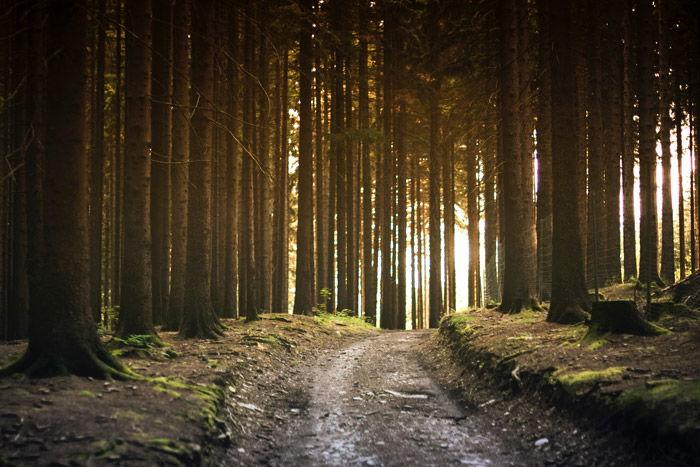
#> input picture im2.jpeg.jfif, 700 x 467 px
$ python 'solu 2.py'
#> lines starting #> are read from the running program, lines starting #| are printed output that depends on the picture
import cv2
import numpy as np
import matplotlib.pyplot as plt
from scipy.fftpack import dctn, idctn

# ============ ETAPE 1 : Lire l'image ============
image = cv2.imread(r"im2.jpeg.jfif", cv2.IMREAD_GRAYSCALE)
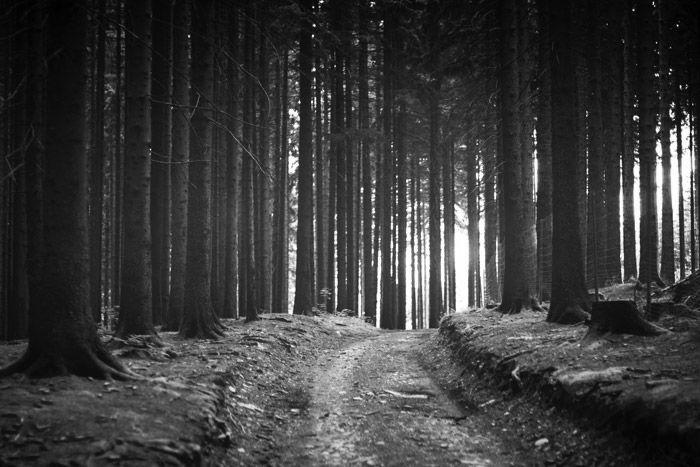
#> image: shape (467, 700); min 0, max 255, mean 59.2
print("Image shape:", image.shape)
#| Image shape: (467, 700)
h, w = image.shape
#> h = 467; w = 700

# ============ ETAPE 2 : DCT optimisée ============
def apply_dct(image):
    image_float = image.astype(np.float32)
    return dctn(image_float, norm='ortho')

# ============ ETAPE 3 : IDCT optimisée ============
def apply_idct(dct_image):
    image_back = idctn(dct_image, norm='ortho')
    return np.clip(image_back, 0, 255).astype(np.uint8)

# ============ ETAPE 4 : Embed Watermark ============
def embed_watermark(dct_image, watermark, delta=25):
    dct_copy = dct_image.copy()
    k = 0
    for i in range(1, dct_image.shape[0], 8):
        for j in range(1, dct_image.shape[1], 8):
            if k >= len(watermark):
                break
            coef = dct_copy[i, j]
            if watermark[k] == 0:
                dct_copy[i, j] = delta * np.round(coef / delta)
            else:
                dct_copy[i, j] = delta * (np.round(coef / delta) + 0.5)
            k += 1
    return dct_copy

# ============ ETAPE 5 : Extract Watermark ============
def extract_watermark(dct_image, watermark_size, delta=25):
    extracted = []
    for i in range(1, dct_image.shape[0], 8):
        for j in range(1, dct_image.shape[1], 8):
            if len(extracted) >= watermark_size:
                break
            coef = dct_image[i, j]
            bit = 1 if (coef / delta) % 1 > 0.25 else 0
            extracted.append(bit)
    return np.array(extracted)

# ============ ETAPE 6 : Attaques ============
def attack_noise(image):
    noise = np.random.randn(*image.shape) * 10
    return np.clip(image + noise, 0, 255).astype(np.uint8)

def attack_jpeg(image, quality=50):
    return cv2.imdecode(cv2.imencode('.jpg', image,
           [cv2.IMWRITE_JPEG_QUALITY, quality])[1], 0)

# ============ ETAPE 7 : Qualité ============
def calculate_psnr(original, watermarked):
    mse = np.mean((original.astype(np.float32) -
                   watermarked.astype(np.float32)) ** 2)
    if mse == 0:
        return 100
    return 10 * np.log10(255**2 / mse)

def calculate_ber(original_wm, extracted_wm):
    errors = np.sum(original_wm != extracted_wm)
    return errors / len(original_wm)

# ============ MAIN ============
watermark = np.random.randint(0, 2, (h//8) * (w//8))

dct_image = apply_dct(image)
dct_watermarked = embed_watermark(dct_image, watermark)
#> after the loop in embed_watermark, `for i in range(1, dct_image.shape[0], 8):`: dct_copy: shape (467, 700) float32; min -10179.5, max 33866.6, mean 0.1
#> after the loop in embed_watermark, `for i in range(1, dct_image.shape[0], 8):`: k = 5046
watermarked_image = apply_idct(dct_watermarked)
#> in apply_idct, `image_back = idctn(dct_image, norm='ortho')`:
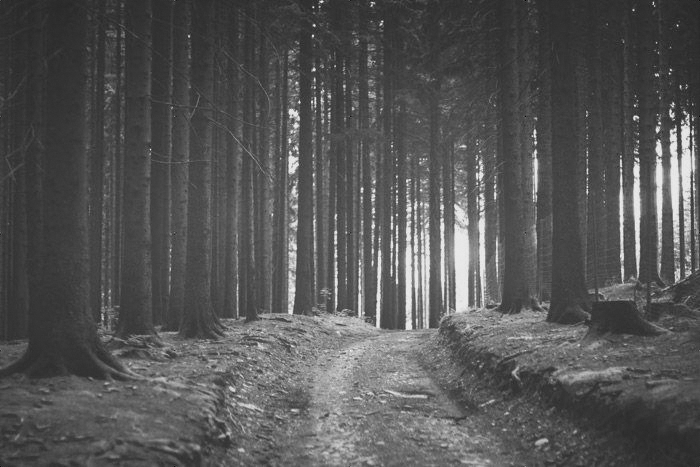
#> image_back: shape (467, 700) float32; min -55.19, max 284.2, mean 59.2; drawn with min black and max white

psnr_value = calculate_psnr(image, watermarked_image)
#> in calculate_psnr, `mse = np.mean((original.astype(np.float32) - watermarked.astype(np.flo..`: mse = 2.07
#> psnr_value = 44.97
print(f"PSNR: {psnr_value:.2f} dB")
#| PSNR: 44.97 dB

attacked_noise = attack_noise(watermarked_image)
attacked_jpeg = attack_jpeg(watermarked_image)

wm_size = len(watermark)
#> wm_size = 5046
extracted_noise = extract_watermark(apply_dct(attacked_noise), wm_size)
#> in extract_watermark, `extracted = []`: extracted = []
#> after the loop in extract_watermark, `for i in range(1, dct_image.shape[0], 8):`: extracted = 5046 values, max 1 at index 0, min 0 at index 3, mean 0.756
#> extracted_noise has the same summary as extracted in extract_watermark
extracted_jpeg = extract_watermark(apply_dct(attacked_jpeg), wm_size)
#> extracted_jpeg = 5046 values, max 1 at index 0, min 0 at index 2, mean 0.716

ber_noise = calculate_ber(watermark, extracted_noise)
#> in calculate_ber, `errors = np.sum(original_wm != extracted_wm)`: errors = 2480
#> ber_noise = 0.491
ber_jpeg = calculate_ber(watermark, extracted_jpeg)
#> ber_jpeg = 0.518
print(f"BER apres bruit: {ber_noise:.4f}")
#| BER apres bruit: 0.4915
print(f"BER apres JPEG: {ber_jpeg:.4f}")
#| BER apres JPEG: 0.5184

# ============ AFFICHAGE ============
plt.figure(figsize=(12, 4))
plt.subplot(1, 3, 1)
plt.imshow(image, cmap='gray')
plt.title("Image originale")
plt.axis("off")
plt.subplot(1, 3, 2)
plt.imshow(watermarked_image, cmap='gray')
plt.title("Image tatouee")
plt.axis("off")
plt.subplot(1, 3, 3)
plt.imshow(attacked_noise, cmap='gray')
plt.title("Image attaquee")
plt.axis("off")
plt.tight_layout()
plt.savefig("result.png")
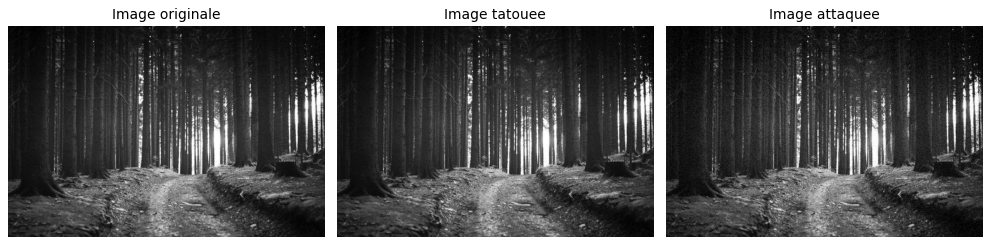
#> figure drawn by matplotlib, 3 panels
